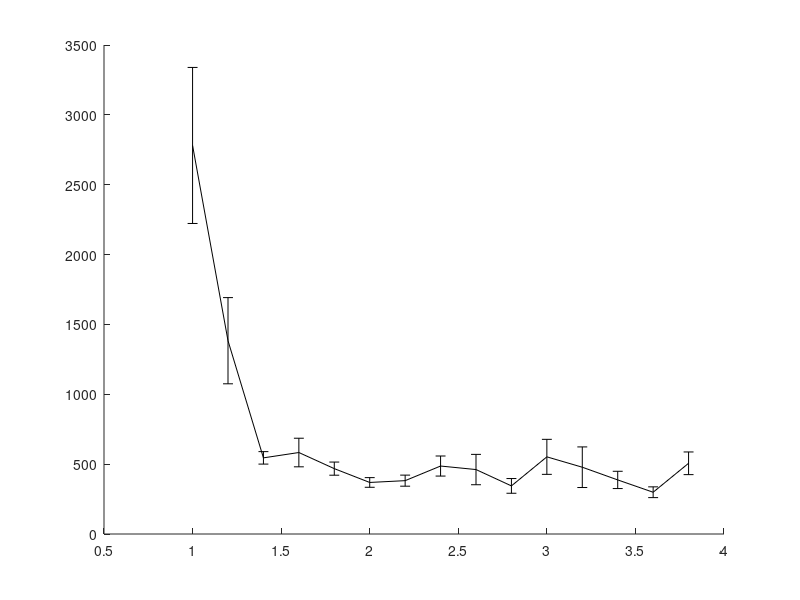

Source code (MATLAB): (Note: this script raises an error after producing the figure.)
% Benchmark_RRT_envI_w_rB.txt - Vanilla use of PCA
% Benchmark_RRT_envI_w_rB_2.txt - Included the NN in the PCA computation

% last updated: 12/11/17

clear all
clc

d = 2.8;
%%
planners = {'BiRRT','RRT'};
plannerType = planners{2};
switch plannerType
    case 'BiRRT'
        D1 = load('Benchmark_BiRRT_PCS_3poles_rB.txt');
        D2 = load('Benchmark_BiRRT_GD_3poles_rB.txt');
    case 'RRT'
        D{1} = load('Benchmark_RRT_envI_w_rB_2.txt'); 
        D{2} = load('Benchmark_RRT_envI_wo_rB.txt'); 
        fprintf('Failures: \t%.1f, %.1f \n', 100-sum(D{1}(:,2))/size(D{1},1)*100, 100-sum(D{2}(:,2))/size(D{2},1)*100);
        D{1} = D{1}(D{1}(:,2)==1,:); 
        D{2} = D{2}(D{2}(:,2)==1,:); 
end

%%
disp(['Results for ' plannerType ':']);

%%

for k = 1:size(D,2)
    
    r{k} = sort(unique(D{k}(:,1)));
    for i = 1:length(r{k})
        M = D{k}(D{k}(:,1)==r{k}(i), 1:end);
        t{k}(i) = mean(M(:,4))*1e3;
        t_ste{k}(i) = 1e3*std(M(:,4))/sqrt(size(M,1));
    end
    
    [tmin(k), im(k)] = min(t{k});
end

%%
h = figure(1);
clf
errorbar(r{1},t{1},t_ste{1},'-k','linewidth',2);
hold on
errorbar(r{2},t{2},t_ste{2},'--k','linewidth',2);
hold off
ylabel('mean runtime [msec]');
xlabel('max. local-connection distance');
legend('w/','w/o');
% xlim([0 6]);
% xlim([min(rd) max(rd)]);

%%

for k = 1:size(D,2)
    
    sS = d;%r{k}(im(k));
    
    D{k} = D{k}(D{k}(:,1)==sS, 1:end);
    suc = D{k}(:,2)==1;
    F(:,k) = mean(D{k});
    
    tmin(k) = F(4,k);
end

clc
disp('-----------------------------------');
fprintf('         \t\tw/\tw/o\n');
fprintf('Queries: \t\t%d\t%d\n', size(D{1},1), size(D{2},1));
fprintf('d =      \t\t%.1f\t%.1f\n', F(1,1), F(1,2));
fprintf('Avg. time (for d): \t%.2f\t%.2f \t(msec)\n', F(4,1)*1e3, F(4,2)*1e3);
fprintf('Min. time (for d): \t%.2f\t%.2f \t(msec)\n', min(D{1}(:,4))*1e3, min(D{2}(:,4))*1e3);
fprintf('Nodes in path:     \t%.1f\t%.1f\n', F(10,1), F(10,2));
fprintf('Nodes in trees:    \t%.1f\t%.1f\n', F(11,1), F(11,2));
disp('------------ Sampling -------------');
fprintf('Sampling time:    \t%.2f\t%.2f \t(msec)\n', F(15,1)*1e3, F(15,2)*1e3);
fprintf('Sampling success: \t%.2f\t%.2f \t(%%)\n', 100*F(16,1)/(F(16,1)+F(17,1)), 100*F(16,2)/(F(16,2)+F(17,2)));
disp('------------ loc.-con. ------------');
fprintf('Loc.-con. time:    \t%.2f\t%.2f \t(msec)\n', F(12,1)*1e3, F(12,2)*1e3);
fprintf('Loc.-con. count:   \t%.2f\t%.2f \t\n', F(13,1), F(13,2));
fprintf('Loc.-con. success: \t%.2f\t%.2f \t(%%)\n', 100*F(14,1)/F(13,1), 100*F(14,2)/F(13,2));
disp('----------- Projection ------------');
fprintf('Proj. time:        \t%.2f\t%.2f \t(msec)\n', F(6,1)*1e3, F(6,2)*1e3);
fprintf('Proj. count:       \t%.2f\t%.2f \t\n', F(5,1), F(5,2));
disp('--------------- PCA ---------------');
fprintf('PCA time:          \t%.2f\t%.2f \t(msec)\n', F(19,1)*1e3, F(19,2)*1e3);
fprintf('PCA count:       \t%.2f\t%.2f \t\n', F(18,1), F(18,2));

%%
disp(' ');
fprintf('Speed-up (at d = %.1f):      %.2f\n', d, tmin(2)/tmin(1));
fprintf('Avg. speed-up (for all d):  %.2f\n', mean(t{2}'./t{1}'));

%%
%%
%%
% PCS
td = D{1}(:,4);
maxT = max(td);
T1 = linspace(0,maxT,100);
T1 = T1(2:end);
for i = 1:length(T1)
    sd = td < T1(i);
    md(i) = mean(td(sd));
    Md(i) = 1-sum(sd)/length(td);
end
%%
% GD
tg = D{2}(:,4);
maxT = max(tg);
T2 = linspace(0,maxT,1000);
T2 = T2(2:end);
for i = 1:length(T2)
    sg = tg < T2(i);
    mg(i) = mean(tg(sg));
    Mg(i) = 1-sum(sg)/length(tg);
end

%%
h = figure(2);
clf
plot(T1,Md*100,'-k','linewidth',2);
hold on
plot(T2,Mg*100,'--k','linewidth',2);
hold off
xlabel('maximum runtime (sec)');
ylabel('failure rate (%)');
legend('wPCA','woPCA');
xlim([0 1.2]);%max([T1 T2])]);
% title(plannerType);
set(gca,'fontsize',13);
% set(h, 'Position', [100, 100, 800, 400]);
% print PCS_NR_runtime.eps -depsc -r200